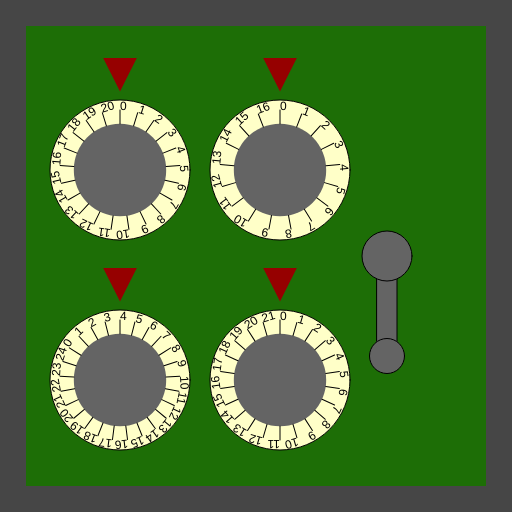
Frame 1 (no input)
Frame 60 (no input): identical to frame 1, image omitted
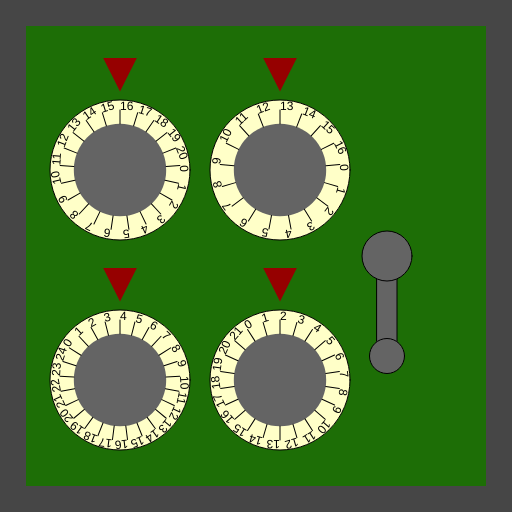
Frame 120 (the mouse pressed at the canvas centre since frame 60)

The p5.js sketch that drew these frames (run headless with seeded random() and noise() and a simulated clock; from frame 60 on, the mouse is pressed at the canvas centre):

// p5.js sketch
// ── sketch.js
/*

Officer: tchow004
CaseNum: 303-2-30814970-1906165

Case 303 - The Case of the Crooked Attorney
Stage 3 - The Gates Bank

I’ve made an appointment for you at the Gates Bank to retrieve your safe deposit box from the vault.
Actually you will break into Torvalds’ one.

Crack the safe by doing the following:

	When the mouse button is pressed:
	- Make HiddenStorageKey_A equal to the value of mouseX
	- Use the 'constrain' function to prevent HiddenStorageKey_A from falling below 4 and going above 16

	Whilst the mouse is moving:
	- Decrement HiddenStorageKey_B by 2
	- Use the 'max' function to prevent HiddenStorageKey_B from falling below 4

	When the mouse button is pressed:
	- Make HiddenStorageKey_C equal to the value of mouseY
	- Use the 'min' function to prevent HiddenStorageKey_C from going above 13

	When the mouse button is pressed:
	- Decrement HiddenStorageKey_D by 1
	- Use the 'constrain' function to prevent HiddenStorageKey_D from falling below 2 and going above 18

	Whilst the mouse is being dragged:
	- Make HiddenStorageKey_E equal to the value of mouseY
	- Use the 'max' function to prevent HiddenStorageKey_E from falling below 22



This time you'll need to create the relevant event handlers yourself.

There are many possible ways of investigating this case, but you
should use ONLY the following commands:

	- The assignment operator aka. the equals sign !
	- mouseX, mouseY
	- Incrementing +=
	- Decrementing -=
	- min, max
	- constrain

*/

//declare the variables

var HiddenStorageKey_A;
var HiddenStorageKey_B;
var HiddenStorageKey_C;
var HiddenStorageKey_D;
var HiddenStorageKey_E;


function preload()
{
	//IMAGES WILL BE LOADED HERE

}

function setup()
{
	createCanvas(512,512);

	//initialise the variables
	HiddenStorageKey_A = 0;
	HiddenStorageKey_B = 0;
	HiddenStorageKey_C = 0;
	HiddenStorageKey_D = 0;
	HiddenStorageKey_E = 0;

}

///////////////////EVENT HANDLERS///////////////////

//Create event handlers here to open the safe ...

function mousePressed()
{
//    	When the mouse button is pressed:
//	- Make HiddenStorageKey_A equal to the value of mouseX
//	- Use the 'constrain' function to prevent HiddenStorageKey_A from falling below 4 and going above 16
    HiddenStorageKey_A = mouseX
    HiddenStorageKey_A = constrain(HiddenStorageKey_A, 4, 16);
//    When the mouse button is pressed:
//	- Make HiddenStorageKey_C equal to the value of mouseY
//	- Use the 'min' function to prevent HiddenStorageKey_C from going above 13
    HiddenStorageKey_C = mouseY;
    HiddenStorageKey_C = min(HiddenStorageKey_C, 13);
//    When the mouse button is pressed:
//	- Decrement HiddenStorageKey_D by 1
//	- Use the 'constrain' function to prevent HiddenStorageKey_D from falling below 2 and going above 18
    HiddenStorageKey_D -= 1;
    HiddenStorageKey_D = constrain(HiddenStorageKey_D, 2, 18);
}

function mouseMoved()
{
//    Whilst the mouse is moving:
//	- Decrement HiddenStorageKey_B by 2
//	- Use the 'max' function to prevent HiddenStorageKey_B from falling below 4
    HiddenStorageKey_B -= 2;
    HiddenStorageKey_B = max(HiddenStorageKey_B, 4);

}

function mouseDragged()
{
//    Whilst the mouse is being dragged:
//	- Make HiddenStorageKey_E equal to the value of mouseY
//	- Use the 'max' function to prevent HiddenStorageKey_E from falling below 22
    HiddenStorageKey_E = mouseY;
    HiddenStorageKey_E = max(HiddenStorageKey_A, 22);
}

///////////////DO NOT CHANGE CODE BELOW THIS POINT///////////////////

function draw()
{

	//Draw the safe door
	background(70);
	noStroke();
	fill(29,110,6);
	rect(26,26,width-52,width-52);

	//Draw the combination dials
	push();
	translate(120,170);
	drawDial(140,HiddenStorageKey_A, 21);
	pop();

	push();
	translate(120,380);
	drawDial(140,HiddenStorageKey_B, 25);
	pop();

	push();
	translate(280,170);
	drawDial(140,HiddenStorageKey_C, 17);
	pop();

	push();
	translate(280,380);
	drawDial(140,HiddenStorageKey_D, 22);
	pop();

	//Draw the lever
	push();
	translate(width - 125,256);
	drawLever(HiddenStorageKey_E);
	pop();


}

function drawDial(diameter,num,maxNum)
{
	//the combination lock

	var r = diameter * 0.5;
	var p = r * 0.6;

	stroke(0);
	fill(255,255,200);
	ellipse(0,0,diameter,diameter);
	fill(100);
	noStroke();
	ellipse(0,0,diameter*0.66,diameter*0.66);
	fill(150,0,0);
	triangle(
		-p * 0.4,-r-p,
		p * 0.4,-r-p,
		0,-r-p/5
	);

	noStroke();

	push();
	var inc = 360/maxNum;

	rotate(radians(-num * inc));
	for(var i = 0; i < maxNum; i++)
	{
		push();
		rotate(radians(i * inc));
		stroke(0);
		line(0,-r*0.66,0,-(r-10));
		noStroke();
		fill(0);
		text(i,0,-(r-10));
		pop();
	}

	pop();
}

function drawLever(rot)
{
	push();
	rotate(radians(-rot))
	stroke(0);
	fill(100);
	rect(-10,0,20,100);
	ellipse(0,0,50,50);
	ellipse(0,100,35,35);
	pop();
}
